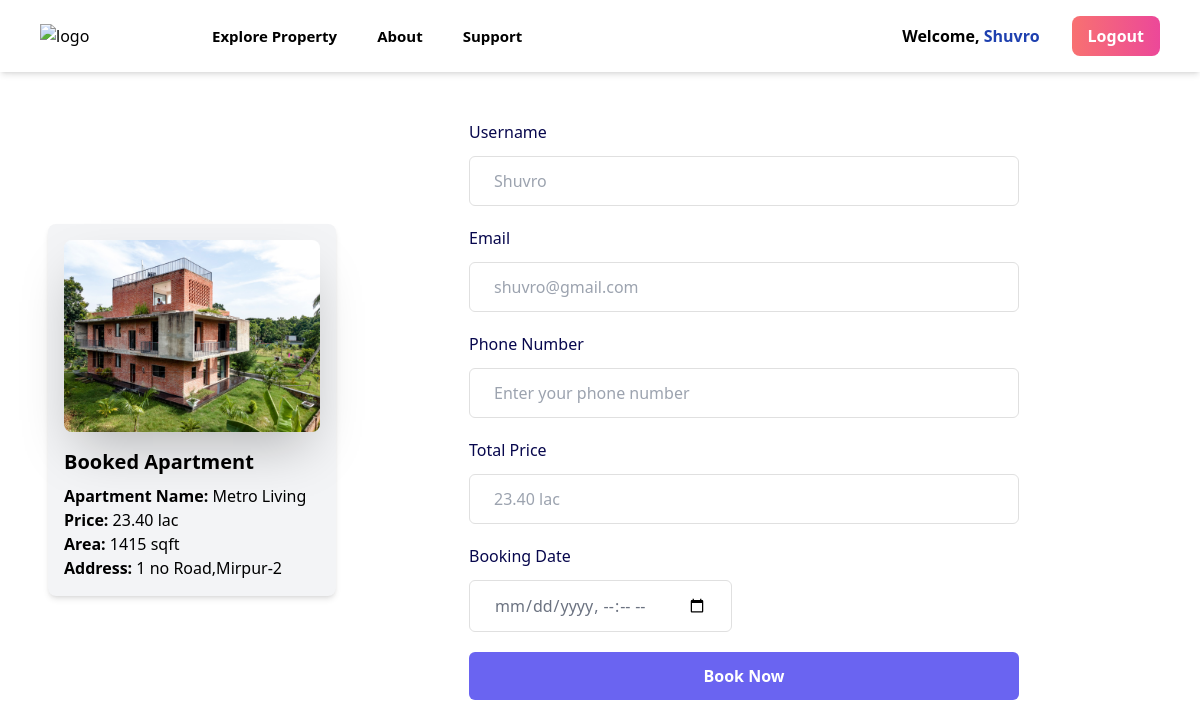
The app's page /book_apartment/2/ (signed in) with its own data.
### propops/models.py (models this page shows, shortened)
class Apartment(models.Model):
    name = models.CharField(max_length=100)
    address = models.CharField(max_length=100)
    city = models.CharField(max_length=100)
    price = models.DecimalField(max_digits=10, decimal_places=2)
    description = models.TextField()
    sqft = models.IntegerField()
    bedrooms = models.IntegerField()
    bathrooms = models.IntegerField()
    registration_number = models.CharField(max_length=100)
    image = models.ImageField(upload_to='photos')

### propops/views.py (the view)
# urls.py: path('book_apartment/<int:apartment_id>/', book_apartment, name='book_apartment'),
@login_required
def book_apartment(request, apartment_id):
    if request.method == 'POST':
        user = request.user
        apartment = Apartment.objects.get(pk=apartment_id)
        contact_number = request.POST.get('phone')
        booking_date = timezone.now()
        total_price = apartment.price
        booking = Booking.objects.create(
            user=user,
            apartment=apartment,
            contact_number=contact_number,
            booking_date=booking_date,
            total_price=total_price
        )
        booking.save()
        apartment.delete()
        return redirect('booking_success')
    else:
        apartment = Apartment.objects.get(pk=apartment_id)
        return render(request, 'booking.html', {'apartment': apartment})

### templates/booking.html (shortened to what this page needs)
{% extends 'base.html' %}
    {% block content %}
    <div class="flex items-center justify-center p-12">
        <div class="bg-gray-100 rounded-lg shadow-md p-4">
            <div class="mb-4">
                <img src="{{ apartment.image.url }}" alt="Apartment Image" class="w-64 h-auto rounded-lg shadow-2xl">
            </div>
            <div>
                <h3 class="text-xl font-semibold mb-2">Booked Apartment</h3>
                <div class="flex flex-col">
                    <p><span class="font-semibold">Apartment Name:</span> {{ apartment.name }}</p>
                    <p><span class="font-semibold">Price:</span> {{ apartment.price }} lac</p>
                    <p><span class="font-semibold">Area:</span> {{ apartment.sqft }} sqft</p>
                    <p><span class="font-semibold">Address:</span> {{ apartment.address }}</p>
                </div>
            </div>
        </div>
        <div class="mx-auto w-full max-w-[550px] bg-white">
            <form method="post">
                <div class="mb-5">
                    <label for="phone" class="mb-3 block text-base font-medium text-[#07074D]">
                        Username
                    </label>
                    <input type="text" name="username" id="phone" placeholder="{{ user.username }}"
                        class="w-full rounded-md border border-[#e0e0e0] bg-white py-3 px-6 text-base font-medium text-gray-900 outline-none focus:border-[#6A64F1] focus:shadow-md" readonly/>
                </div>
                <div class="mb-5">
                    <label for="email" class="mb-3 block text-base font-medium text-[#07074D]">
                        Email
                    </label>
                    <input type="email" name="email" id="email" placeholder="{{ user.email }}"
                        class="w-full rounded-md border border-[#e0e0e0] bg-white py-3 px-6 text-base font-medium text-[#1e1e1f] outline-none focus:border-[#6A64F1] focus:shadow-md" readonly/>
                </div>
                <div class="mb-5">
                    <label for="phone" class="mb-3 block text-base font-medium text-[#07074D]">
                        Phone Number
                    </label>
                    <input type="text" name="phone" id="phone" placeholder="Enter your phone number"
                        class="w-full rounded-md border border-[#e0e0e0] bg-white py-3 px-6 text-base font-medium text-[#6B7280] outline-none focus:border-[#6A64F1] focus:shadow-md" />
                </div>
                <div class="mb-5">
                    <label for="phone" class="mb-3 block text-base font-medium text-[#07074D]">
                       Total Price
                    </label>
                    <input type="text" name="price" id="price" placeholder="{{ apartment.price }} lac"
                        class="w-full rounded-md border border-[#e0e0e0] bg-white py-3 px-6 text-base font-medium text-[#6B7280] outline-none focus:border-[#6A64F1] focus:shadow-md" readonly/>
                </div>
                <div class="-mx-3 flex flex-wrap">
                    <div class="w-full px-3 sm:w-1/2">
                        <div class="mb-5">
                            <label for="date" class="mb-3 block text-base font-medium text-[#07074D]">
                                Booking Date
                            </label>
                            <input type="datetime-local" name="date" id="date"
                                class="w-full rounded-md border border-[#e0e0e0] bg-white py-3 px-6 text-base font-medium text-[#6B7280] outline-none focus:border-[#6A64F1] focus:shadow-md" />
                        </div>
                    </div>
                </div>
                <div>
                    <button type="submit"
                        class="hover:shadow-form w-full rounded-md bg-[#6A64F1] py-3 px-8 text-center text-base font-semibold text-white outline-none">
                        Book Now
                    </button>
                </div>
            </form>
        </div>
    </div>
    {% endblock %}

### templates/base.html (shortened to what this page needs)
<!DOCTYPE html>
<html lang="en">
<head>
    <script src="https://cdn.tailwindcss.com"></script>
</head>
<body>
    <header class='shadow-md sticky top-0 z-50 py-4 px-4 sm:px-10 bg-white bg-opacity-75 backdrop-blur-lg'>
        <div class='flex flex-wrap items-center gap-4'>
          <a href="/"><img
            src="https://i.postimg.cc/tgGNm4r3/propops-logo.png" alt="logo" class='w-24' />
          </a>
          <div class='flex ml-auto lg:order-1'>
            {% if user.is_authenticated %}
                <span class='px-4 py-2 text-md rounded-lg font-semibold text-black'>
                    Welcome, <a href="{% url 'profile' %}" class="text-blue-800">{{ user.username }}</a>
                </span>
                <a href="{% url 'signout' %}"
                   class='px-4 py-2 text-md rounded-lg font-semibold text-white bg-gradient-to-r from-red-400 to-pink-500 transition-all ease-in-out duration-300 hover:from-pink-500 hover:to-yellow-500 ml-4'>
                    Logout
                </a>
            {% endif %}
        </div>
          <ul class='flex lg:ml-12 lg:space-x-4 max-lg:space-y-2 max-lg:block max-lg:w-full'>
            <li class='max-lg:border-b max-lg:py-2 px-3 max-lg:rounded'><a href="{% url 'apartment' %}"
              class='lg:hover:text-[#007bff] text-black block font-semibold text-[15px]'>Explore Property</a>
            </li>
            <li class='max-lg:border-b max-lg:py-2 px-3 max-lg:rounded'><a href='#'
              class='lg:hover:text-[#007bff] text-black block font-semibold text-[15px]'>About</a>
            </li>
            <li class='max-lg:border-b max-lg:py-2 px-3 max-lg:rounded'><a href='#'
              class='lg:hover:text-[#007bff] text-black block font-semibold text-[15px]'>Support</a>
            </li>
          </ul>
        </div>
      </header>
      <div>
        {% block content %}
        {% endblock %}
      </div>
</body>
</html>

### records on screen
Apartment: image (picture), name "Metro Living", price "23.40", sqft "1415", address "1 no Road,Mirpur-2", price "23.40 lac"

### other values on screen
{{ user.username }} "Shuvro"
